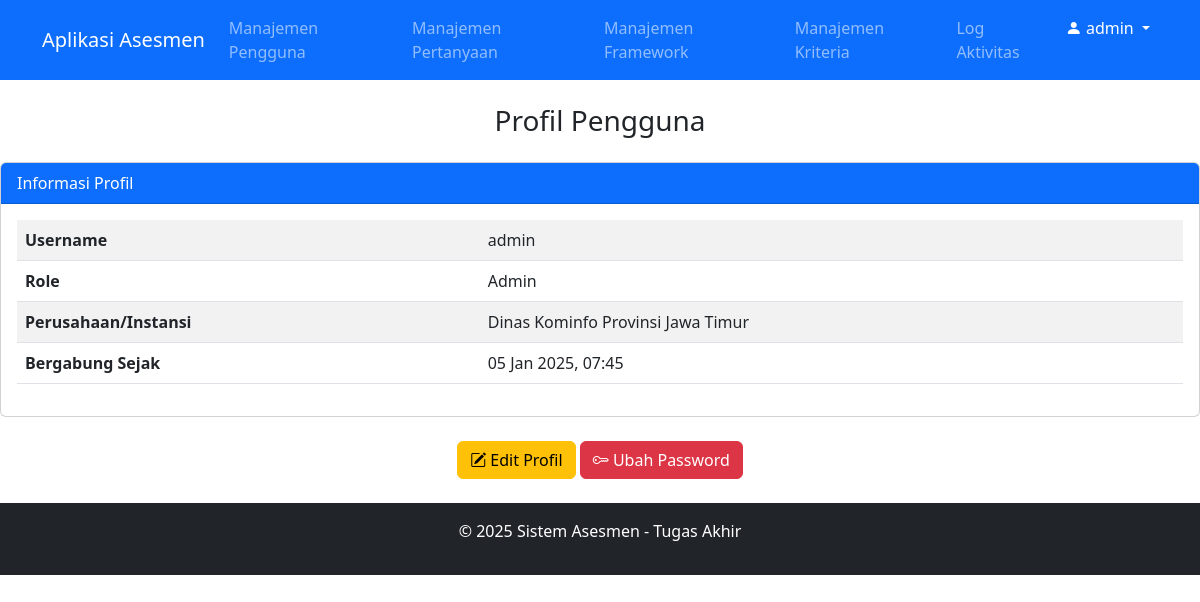
Screenshot of /views/profile.php (signed in) with the database file from the repository.
### tables this page shows
CREATE TABLE `users` (
  `id` int(11) NOT NULL,
  `username` varchar(50) NOT NULL,
  `password` varchar(255) NOT NULL,
  `role` enum('Admin','Asesi','Asesor') NOT NULL,
  `institusi` varchar(255) DEFAULT NULL,
  `created_at` timestamp NOT NULL DEFAULT CURRENT_TIMESTAMP
);

### views/profile.php (the view, shortened to what this page needs)
<?php
include '../includes/db.php';
include '../includes/header.php';
$user_id = $_SESSION['user_id'];
$query = "SELECT username, role, created_at, institusi FROM users WHERE id = ?";
$stmt = $conn->prepare($query);
$stmt->bind_param("i", $user_id);
$stmt->execute();
$result = $stmt->get_result();
if ($result && $result->num_rows > 0) {
    $user = $result->fetch_assoc();
} else {
    echo "<div class='alert alert-danger'>Gagal memuat informasi profil.</div>";
    include '../includes/footer.php';
    exit;
}
?>
<h3 class="text-center">Profil Pengguna</h3>
<div class="card mt-4">
    <div class="card-header bg-primary text-white">
        Informasi Profil
    </div>
    <div class="card-body">
        <table class="table table-striped">
            <tr>
                <th>Username</th>
                <td><?php echo htmlspecialchars($user['username']); ?></td>
            </tr>
            <tr>
                <th>Role</th>
                <td><?php echo htmlspecialchars($user['role']); ?></td>
            </tr>
            <tr>
                <th>Perusahaan/Instansi</th>
                <td><?php echo htmlspecialchars($user['institusi']); ?></td>
            </tr>
            <tr>
                <th>Bergabung Sejak</th>
                <td><?php echo date("d M Y, H:i", strtotime($user['created_at'])); ?></td>
            </tr>
        </table>
    </div>
</div>
<div class="text-center mt-4">
    <a href="edit_profile.php" class="btn btn-warning"><i class="bi bi-pencil-square"></i> Edit Profil</a>
    <a href="change_password.php" class="btn btn-danger"><i class="bi bi-key"></i> Ubah Password</a>
</div>
<?php include '../includes/footer.php'; ?>

### rows the page displays
users: username "admin", role "Admin", institusi "Dinas Kominfo Provinsi Jawa Timur", created_at "05 Jan 2025, 07:45"

### other values shown
$_SESSION['user'] "admin"
